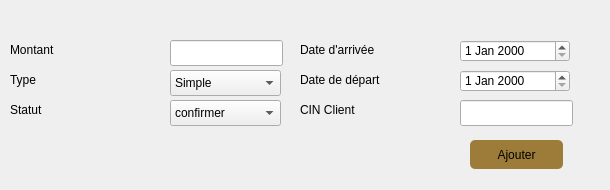
         <widget class="QWidget" name="tab_19">
          <attribute name="title">
           <string>Ajouter</string>
          </attribute>
          <widget class="QFrame" name="frame_7">
           <property name="geometry">
            <rect>
             <x>0</x>
             <y>30</y>
             <width>601</width>
             <height>151</height>
            </rect>
           </property>
           <property name="frameShape">
            <enum>QFrame::NoFrame</enum>
           </property>
           <widget class="QLabel" name="label_21">
            <property name="geometry">
             <rect>
              <x>10</x>
              <y>10</y>
              <width>81</width>
              <height>20</height>
             </rect>
            </property>
            <property name="text">
             <string>Montant</string>
            </property>
           </widget>
           <widget class="QLabel" name="label_22">
            <property name="geometry">
             <rect>
              <x>300</x>
              <y>10</y>
              <width>131</width>
              <height>20</height>
             </rect>
            </property>
            <property name="text">
             <string>Date d'arrivée</string>
            </property>
           </widget>
           <widget class="QLabel" name="label_23">
            <property name="geometry">
             <rect>
              <x>300</x>
              <y>40</y>
              <width>111</width>
              <height>20</height>
             </rect>
            </property>
            <property name="text">
             <string>Date de départ</string>
            </property>
           </widget>
           <widget class="QLabel" name="label_24">
            <property name="geometry">
             <rect>
              <x>10</x>
              <y>70</y>
              <width>63</width>
              <height>20</height>
             </rect>
            </property>
            <property name="text">
             <string>Statut</string>
            </property>
           </widget>
           <widget class="QLabel" name="label_25">
            <property name="geometry">
             <rect>
              <x>10</x>
              <y>40</y>
              <width>71</width>
              <height>20</height>
             </rect>
            </property>
            <property name="text">
             <string>Type </string>
            </property>
           </widget>
           <widget class="QLineEdit" name="lineEdit_Montant">
            <property name="geometry">
             <rect>
              <x>170</x>
              <y>10</y>
              <width>113</width>
              <height>26</height>
             </rect>
            </property>
           </widget>
           <widget class="QComboBox" name="comboBox_status">
            <property name="geometry">
             <rect>
              <x>170</x>
              <y>70</y>
              <width>111</width>
              <height>26</height>
             </rect>
            </property>
            <item>
             <property name="text">
              <string>confirmer</string>
             </property>
            </item>
            <item>
             <property name="text">
              <string>annuler</string>
             </property>
            </item>
           </widget>
           <widget class="QComboBox" name="comboBox_type">
            <property name="geometry">
             <rect>
              <x>170</x>
              <y>40</y>
              <width>111</width>
              <height>26</height>
             </rect>
            </property>
            <item>
             <property name="text">
              <string>Simple</string>
             </property>
            </item>
            <item>
             <property name="text">
              <string>Double</string>
             </property>
            </item>
           </widget>
           <widget class="QDateEdit" name="dateEdit_arrive">
            <property name="geometry">
             <rect>
              <x>460</x>
              <y>10</y>
              <width>110</width>
              <height>22</height>
             </rect>
            </property>
           </widget>
           <widget class="QDateEdit" name="dateEdit_depart">
            <property name="geometry">
             <rect>
              <x>460</x>
              <y>40</y>
              <width>110</width>
              <height>22</height>
             </rect>
            </property>
           </widget>
           <widget class="QLabel" name="label_91">
            <property name="geometry">
             <rect>
              <x>300</x>
              <y>70</y>
              <width>81</width>
              <height>20</height>
             </rect>
            </property>
            <property name="text">
             <string>CIN Client</string>
            </property>
           </widget>
           <widget class="QLineEdit" name="lineEdit_cin">
            <property name="geometry">
             <rect>
              <x>460</x>
              <y>70</y>
              <width>113</width>
              <height>26</height>
             </rect>
            </property>
           </widget>
           <widget class="QPushButton" name="pushButton_ajouter">
            <property name="geometry">
             <rect>
              <x>470</x>
              <y>110</y>
              <width>93</width>
              <height>29</height>
             </rect>
            </property>
            <property name="styleSheet">
             <string notr="true">background-color: rgb(156, 124, 56);
border-radius:5px;</string>
            </property>
            <property name="text">
             <string>Ajouter</string>
            </property>
           </widget>
          </widget>
         </widget>
